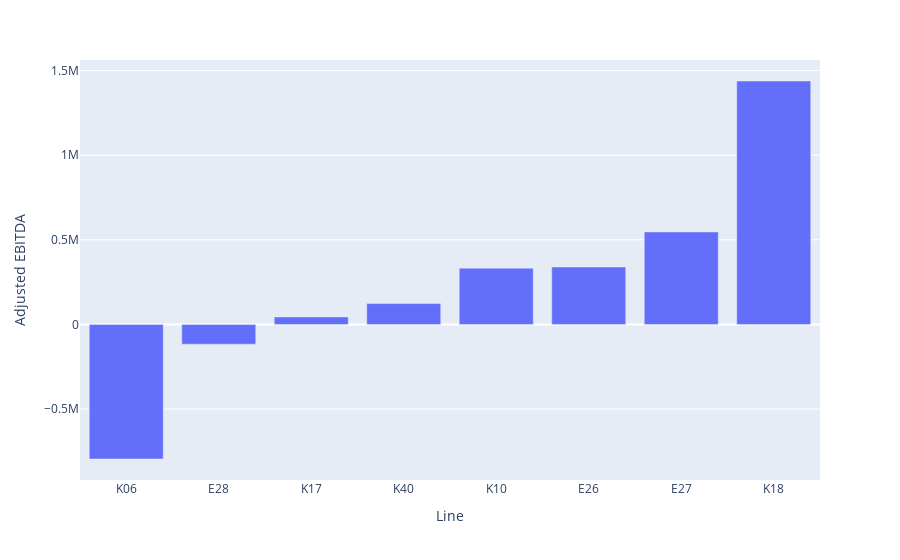

Notebook cell for this chart:
### Code cell
px.bar(temp, 'Line', 'Adjusted EBITDA')

### Figure 1 — Plotly figure (JSON) as saved in the notebook; plotly's stock layout.template omitted (floating-point values rounded to 4 significant figures)
{"data": [{"alignmentgroup": "True", "hoverlabel": {"namelength": 0}, "hovertemplate": "Line=%{x}<br>Adjusted EBITDA=%{y}", "legendgroup": "", "marker": {"color": "#636efa"}, "name": "", "offsetgroup": "", "orientation": "v", "showlegend": false, "textposition": "auto", "type": "bar", "x": ["K06", "E28", "K17", "K40", "K10", "E26", "E27", "K18"], "xaxis": "x", "y": [-795000.0, -116700.0, 44370.0, 123300.0, 332600.0, 339300.0, 546500.0, 1438000.0], "yaxis": "y"}], "layout": {"barmode": "relative", "legend": {"tracegroupgap": 0}, "margin": {"t": 60}, "xaxis": {"anchor": "y", "domain": [0, 1], "title": {"text": "Line"}}, "yaxis": {"anchor": "x", "domain": [0, 1], "title": {"text": "Adjusted EBITDA"}}}}
